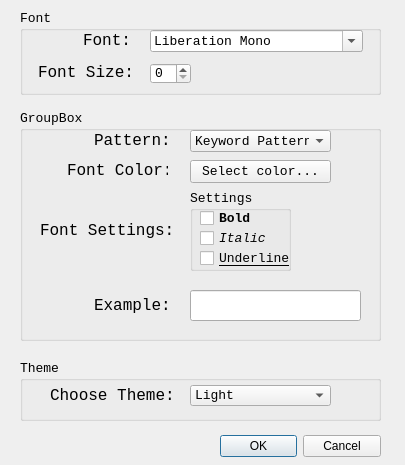
<?xml version="1.0" encoding="UTF-8"?>
<ui version="4.0">
 <class>SettingsDialog</class>
 <widget class="QDialog" name="SettingsDialog">
  <property name="geometry">
   <rect>
    <x>0</x>
    <y>0</y>
    <width>405</width>
    <height>465</height>
   </rect>
  </property>
  <property name="sizePolicy">
   <sizepolicy hsizetype="Fixed" vsizetype="Fixed">
    <horstretch>0</horstretch>
    <verstretch>0</verstretch>
   </sizepolicy>
  </property>
  <property name="windowTitle">
   <string>Dialog</string>
  </property>
  <widget class="QDialogButtonBox" name="buttonBox">
   <property name="geometry">
    <rect>
     <x>220</x>
     <y>430</y>
     <width>161</width>
     <height>32</height>
    </rect>
   </property>
   <property name="orientation">
    <enum>Qt::Horizontal</enum>
   </property>
   <property name="standardButtons">
    <set>QDialogButtonBox::Cancel|QDialogButtonBox::Ok</set>
   </property>
  </widget>
  <widget class="QGroupBox" name="groupBox">
   <property name="geometry">
    <rect>
     <x>20</x>
     <y>10</y>
     <width>361</width>
     <height>85</height>
    </rect>
   </property>
   <property name="font">
    <font>
     <family>Consolas</family>
     <pointsize>10</pointsize>
    </font>
   </property>
   <property name="title">
    <string>Font</string>
   </property>
   <widget class="QSpinBox" name="spinbox_fontsize">
    <property name="geometry">
     <rect>
      <x>130</x>
      <y>53</y>
      <width>41</width>
      <height>21</height>
     </rect>
    </property>
   </widget>
   <widget class="QLabel" name="label_3">
    <property name="geometry">
     <rect>
      <x>18</x>
      <y>52</y>
      <width>101</width>
      <height>21</height>
     </rect>
    </property>
    <property name="font">
     <font>
      <family>Consolas</family>
      <pointsize>12</pointsize>
     </font>
    </property>
    <property name="text">
     <string>Font Size:</string>
    </property>
   </widget>
   <widget class="QLabel" name="label">
    <property name="geometry">
     <rect>
      <x>63</x>
      <y>20</y>
      <width>51</width>
      <height>21</height>
     </rect>
    </property>
    <property name="font">
     <font>
      <family>Consolas</family>
      <pointsize>12</pointsize>
     </font>
    </property>
    <property name="text">
     <string>Font:</string>
    </property>
   </widget>
   <widget class="QFontComboBox" name="fontComboBox">
    <property name="geometry">
     <rect>
      <x>130</x>
      <y>20</y>
      <width>213</width>
      <height>22</height>
     </rect>
    </property>
   </widget>
  </widget>
  <widget class="QGroupBox" name="groupBox_2">
   <property name="geometry">
    <rect>
     <x>20</x>
     <y>110</y>
     <width>361</width>
     <height>231</height>
    </rect>
   </property>
   <property name="font">
    <font>
     <family>Consolas</family>
     <pointsize>10</pointsize>
    </font>
   </property>
   <property name="title">
    <string>GroupBox</string>
   </property>
   <widget class="QComboBox" name="combobox_pattern">
    <property name="geometry">
     <rect>
      <x>170</x>
      <y>20</y>
      <width>141</width>
      <height>22</height>
     </rect>
    </property>
    <property name="currentIndex">
     <number>0</number>
    </property>
    <property name="frame">
     <bool>true</bool>
    </property>
    <item>
     <property name="text">
      <string>Keyword Pattern</string>
     </property>
    </item>
   </widget>
   <widget class="QLabel" name="label_5">
    <property name="geometry">
     <rect>
      <x>74</x>
      <y>20</y>
      <width>81</width>
      <height>21</height>
     </rect>
    </property>
    <property name="font">
     <font>
      <family>Consolas</family>
      <pointsize>12</pointsize>
     </font>
    </property>
    <property name="text">
     <string>Pattern:</string>
    </property>
   </widget>
   <widget class="QLabel" name="label_6">
    <property name="geometry">
     <rect>
      <x>47</x>
      <y>50</y>
      <width>101</width>
      <height>21</height>
     </rect>
    </property>
    <property name="font">
     <font>
      <family>Consolas</family>
      <pointsize>12</pointsize>
     </font>
    </property>
    <property name="text">
     <string>Font Color:</string>
    </property>
   </widget>
   <widget class="QPushButton" name="button_select_color">
    <property name="geometry">
     <rect>
      <x>170</x>
      <y>50</y>
      <width>141</width>
      <height>23</height>
     </rect>
    </property>
    <property name="text">
     <string>Select color...</string>
    </property>
   </widget>
   <widget class="QLabel" name="label_7">
    <property name="geometry">
     <rect>
      <x>20</x>
      <y>110</y>
      <width>131</width>
      <height>21</height>
     </rect>
    </property>
    <property name="font">
     <font>
      <family>Consolas</family>
      <pointsize>12</pointsize>
     </font>
    </property>
    <property name="text">
     <string>Font Settings:</string>
    </property>
   </widget>
   <widget class="QGroupBox" name="groupBox_3">
    <property name="geometry">
     <rect>
      <x>170</x>
      <y>80</y>
      <width>101</width>
      <height>81</height>
     </rect>
    </property>
    <property name="title">
     <string>Settings</string>
    </property>
    <widget class="QCheckBox" name="c_bold">
     <property name="geometry">
      <rect>
       <x>10</x>
       <y>20</y>
       <width>81</width>
       <height>16</height>
      </rect>
     </property>
     <property name="font">
      <font>
       <family>Consolas</family>
       <pointsize>10</pointsize>
       <weight>75</weight>
       <bold>true</bold>
      </font>
     </property>
     <property name="text">
      <string>Bold</string>
     </property>
    </widget>
    <widget class="QCheckBox" name="c_italic">
     <property name="geometry">
      <rect>
       <x>10</x>
       <y>40</y>
       <width>81</width>
       <height>16</height>
      </rect>
     </property>
     <property name="font">
      <font>
       <family>Consolas</family>
       <pointsize>10</pointsize>
       <italic>true</italic>
      </font>
     </property>
     <property name="text">
      <string>Italic</string>
     </property>
    </widget>
    <widget class="QCheckBox" name="c_underline">
     <property name="geometry">
      <rect>
       <x>10</x>
       <y>60</y>
       <width>91</width>
       <height>16</height>
      </rect>
     </property>
     <property name="font">
      <font>
       <family>Consolas</family>
       <pointsize>10</pointsize>
       <underline>true</underline>
      </font>
     </property>
     <property name="text">
      <string>Underline</string>
     </property>
    </widget>
   </widget>
   <widget class="QLabel" name="label_11">
    <property name="geometry">
     <rect>
      <x>74</x>
      <y>180</y>
      <width>81</width>
      <height>30</height>
     </rect>
    </property>
    <property name="font">
     <font>
      <family>Consolas</family>
      <pointsize>12</pointsize>
     </font>
    </property>
    <property name="text">
     <string>Example:</string>
    </property>
   </widget>
   <widget class="QLineEdit" name="lineEdit_example">
    <property name="geometry">
     <rect>
      <x>170</x>
      <y>180</y>
      <width>171</width>
      <height>31</height>
     </rect>
    </property>
   </widget>
   <widget class="QLabel" name="label_12">
    <property name="geometry">
     <rect>
      <x>120</x>
      <y>230</y>
      <width>81</width>
      <height>30</height>
     </rect>
    </property>
    <property name="font">
     <font>
      <family>Consolas</family>
      <pointsize>12</pointsize>
     </font>
    </property>
    <property name="text">
     <string>Example:</string>
    </property>
   </widget>
  </widget>
  <widget class="QGroupBox" name="groupBox_4">
   <property name="geometry">
    <rect>
     <x>20</x>
     <y>360</y>
     <width>361</width>
     <height>61</height>
    </rect>
   </property>
   <property name="font">
    <font>
     <family>Consolas</family>
     <pointsize>10</pointsize>
    </font>
   </property>
   <property name="title">
    <string>Theme</string>
   </property>
   <widget class="QComboBox" name="combobox_theme">
    <property name="geometry">
     <rect>
      <x>170</x>
      <y>25</y>
      <width>141</width>
      <height>21</height>
     </rect>
    </property>
    <property name="font">
     <font>
      <family>Consolas</family>
     </font>
    </property>
    <property name="currentIndex">
     <number>0</number>
    </property>
    <property name="frame">
     <bool>true</bool>
    </property>
    <item>
     <property name="text">
      <string>Light</string>
     </property>
    </item>
    <item>
     <property name="text">
      <string>Dark</string>
     </property>
    </item>
   </widget>
   <widget class="QLabel" name="label_13">
    <property name="geometry">
     <rect>
      <x>30</x>
      <y>20</y>
      <width>141</width>
      <height>30</height>
     </rect>
    </property>
    <property name="font">
     <font>
      <family>Consolas</family>
      <pointsize>12</pointsize>
     </font>
    </property>
    <property name="text">
     <string>Choose Theme:</string>
    </property>
   </widget>
  </widget>
 </widget>
 <resources/>
 <connections>
  <connection>
   <sender>buttonBox</sender>
   <signal>accepted()</signal>
   <receiver>SettingsDialog</receiver>
   <slot>accept()</slot>
   <hints>
    <hint type="sourcelabel">
     <x>248</x>
     <y>254</y>
    </hint>
    <hint type="destinationlabel">
     <x>157</x>
     <y>274</y>
    </hint>
   </hints>
  </connection>
  <connection>
   <sender>buttonBox</sender>
   <signal>rejected()</signal>
   <receiver>SettingsDialog</receiver>
   <slot>reject()</slot>
   <hints>
    <hint type="sourcelabel">
     <x>316</x>
     <y>260</y>
    </hint>
    <hint type="destinationlabel">
     <x>286</x>
     <y>274</y>
    </hint>
   </hints>
  </connection>
 </connections>
</ui>
